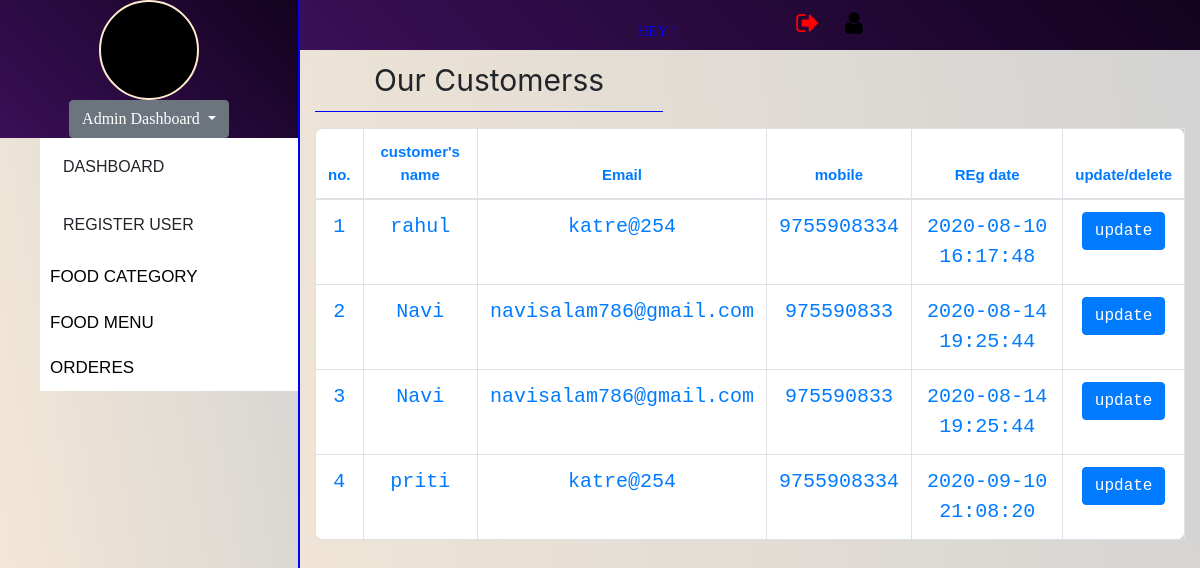
Screenshot of /admin_profile.php?n=2 with the database file from the repository.
### tables this page shows
CREATE TABLE IF NOT EXISTS `customer` (
  `name` varchar(255) NOT NULL,
  `email` varchar(255) NOT NULL,
  `password` varchar(255) NOT NULL,
  `mobile` bigint(255) NOT NULL,
  `reg_date` datetime NOT NULL,
  `id` int(11) NOT NULL AUTO_INCREMENT,
  PRIMARY KEY (`id`)
);

### manage_customer.php (the view)
<div class="container" style="height: 1000px;" >
         <p  class="p-2 text-center" style="width: 40%;font-size:30px; border-bottom: 1px solid blue;">Our Customerss</p>
        <div class="table-responsive">
          <table class='table table-bordered  text-center text-primary bg-white' style="font-size: 15px">
              <thead>
                <th>no.</th><th>customer's name</th><th>Email</th><th>mobile</th><th>REg date</th><th>update/delete</th>
             </thead>
             <tbody>
              <?php $q="select * from customer";
                    $run=mysqli_query($con,$q);
                    while ($row=mysqli_fetch_array($run)){
                        $uname=$row['name'];
                        $id=$row['id'];
                       $gender=$row['reg_date'];
                       $contact=$row['mobile'];
                       $email =$row['email'];
                      echo " <tr> <td>$id</td><td>$uname</td><td>$email</td> <td>$contact</td><td>$gender</td>
                      <td><a href='stupdate.php?uname=' class='btn btn-primary' style='text-decoration: none;'>update</a></td></tr>";  }
              ?>
            </tbody>
          </table>
        </div>
</div>

### admin_profile.php (shortened to what this page needs)
<?php session_start();
include 'connect.php';
?>
<!DOCTYPE html>
<html>
<head>
    <link rel="stylesheet" href="index.css">
    <link rel="stylesheet" type="text/css" href="bootstrap.min.css">
      <link rel="stylesheet" href="https://cdnjs.cloudflare.com/ajax/libs/font-awesome/4.7.0/css/font-awesome.min.css" />
</head>
<body>
     <div class="header container-fluid">
            <div class="row">
                 <div class="col-sm-3 sb1">
                    <div class="head text-center">
                       <div style="background-color: black;margin: auto; border-radius: 50%;border:2px solid blanchedalmond;height: 100px;width: 100px;"></div>
                       <div class="dropdown open">
                          <button class="btn btn-secondary dropdown-toggle" type="button" id="triggerId" data-toggle="dropdown" aria-haspopup="true"
                                aria-expanded="false">
                                Admin Dashboard
                                </button>
                       </div>
                    </div>
                    <div class="dash">
                       <ul id="list">
                          <li><a href='admin_profile.php?n=1' class="btn btn" >Dashboard</a></li>
                          <li><a href='admin_profile.php?n=2' class="btn btn">register user</a></li>
                          <li>food category
                          </li>
                          <li>food menu
                          </li>
                          <li>orderes
                          </li>
                       </ul>
                    </div>
                 </div>
                 <div class="col-sm-9 sb2">
                      <div class="head">
                         <div class="button">
                                <span style="color: blue;font-family: fantasy;font-size: 15px;padding: 10px;float: left;">hey !
                               </span>
                               <div class="hover">
                                <a style="margin: 10px;" href="index.html"><i class="fa fa-sign-out" style="font-size:25px;color:red"></i></a>
                                 <a style="margin: 10px;" href=" https://wa.me/<+91>"><i class="fa fa-user" style="font-size:25px;color:black"></i></a>
                               </div>
                         </div>
                      </div>
                      <?php
                if (isset($_GET['n'])) {
            $name=$_GET['n'];
           switch ($name) {
           case 2:
                   include 'manage_customer.php';
                   break;
           }
            }
            ?>
               </div>
          </div>
     </div>
</body>
</html>

### index.css (style rules this page uses)
a { text-decoration: none; color: honeydew; }
td { padding: 10px; font-size: 20px; font-family: monospace; }
table { border-radius: 10px; }
th { font-family: 'Franklin Gothic Medium', 'Arial Narrow', Arial, sans-serif; }

### admin_profile.php (style rules this page uses)
.row { margin: 0; padding: 0; background-image: linear-gradient(80deg, #FAEBD7,#D3D3D3); min-height: 700px; }
.sb1 { background-image: linear-gradient(80deg, #FAEBD7,#D3D3D3); padding:0px; text-align: center; border-right:2px solid blue; height: auto; }
.sb1 > .head { font-size: 20px; text-align: center; background-image: linear-gradient(45deg,rgb(58, 15, 87),rgb(19, 3, 31)); color:black; text-transform: uppercase; margin: 0; font-family: fantasy; padding: 0; display: block; }
.sb2 { margin: 0; padding: 0; }
.sb2 .head { font-size: 20px; text-align: center; background-image: linear-gradient(45deg,rgb(58, 15, 87),rgb(19, 3, 31)); color:black; text-transform: uppercase; margin: 0; font-family: sans-serif; width: 100%; height: 50px; display: block; }
.sb2 .head .button .hover { display: inline-block; float: right; padding-left: 100px; transition: 2s ease; }
.sb1> .dash>ul li { padding: 10px; color: #000; font-size: 17px; text-decoration: none; text-transform: uppercase; font-family: sans-serif; }
li { list-style-type: none; }
.header { padding: 0; margin: 0; }
.sb2> .head >.button { display: inline-block; padding: 10px; }
li { background-color: #fff; color: black; padding: 10px; text-align: left; }
a { color:black; float: none;; }
.container { min-height: 300px; }

### rows the page displays
customer: id "1", name "rahul", email "katre@254", mobile "9755908334", reg_date "2020-08-10 16:17:48"
customer: id "2", name "Navi", email "navisalam786@gmail.com", mobile "975590833", reg_date "2020-08-14 19:25:44"
customer: id "3", name "Navi", email "navisalam786@gmail.com", mobile "975590833", reg_date "2020-08-14 19:25:44"
customer: id "4", name "priti", email "katre@254", mobile "9755908334", reg_date "2020-09-10 21:08:20"
